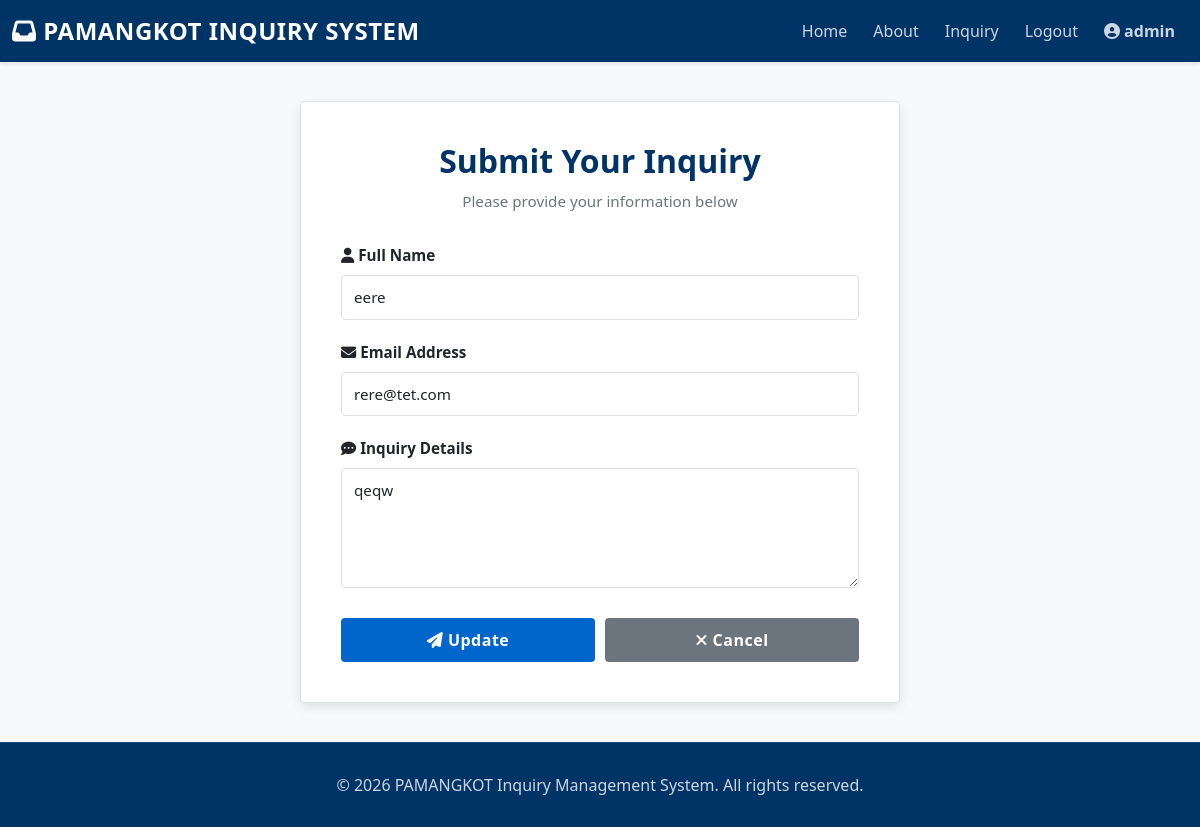
Before: /inquiry/12/edit (signed in) with the older database file.
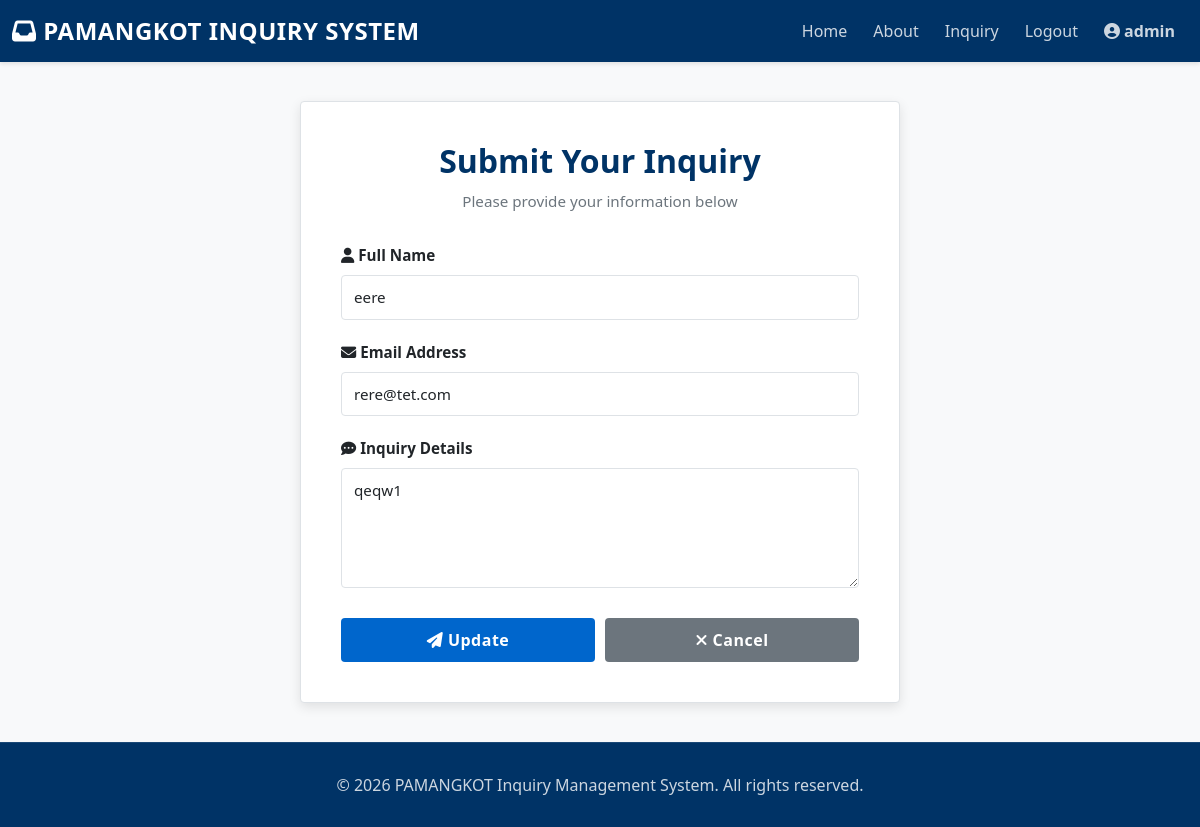
After: the same page with the newer database file.
### tables this page shows
CREATE TABLE inquiry (id integer primary key autoincrement, name text, email text, inquiry text);

### capstone.py (the view)
@app.route('/inquiry/<int:inquiry_id>/edit', methods=['GET'])
def edit_inquiry(inquiry_id):
    if 'user_logged_in' not in session:
        flash('Please log in to access this page', 'warning')
        return redirect(url_for('index'))
    initDB()
    row = getInquiryById(inquiry_id)
    if not row:
        flash('Inquiry not found', 'danger')
        return redirect(url_for('dashboard'))
    return render_template('inquiry-form.html', action_url=url_for('update_inquiry', inquiry_id=inquiry_id), submit_label='Update', name_value=row[1], email_value=row[2], inquiry_value=row[3])

### capstone.py (called while the page is built)
def initDB():
    connection = sqlite3.connect("database.db")
    _cursor = connection.cursor()
    _cursor.execute("CREATE TABLE IF NOT EXISTS inquiry (id integer primary key autoincrement, name text, email text, inquiry text)")
    _cursor.execute("CREATE TABLE IF NOT EXISTS users (id integer primary key autoincrement, username text unique, password text)")
    _cursor.close()
    connection.commit()
    connection.close()

def getInquiryById(inquiry_id):
    connection = sqlite3.connect("database.db")
    _cursor = connection.cursor()
    _cursor.execute("SELECT * FROM inquiry WHERE id = ?", (inquiry_id,))
    row = _cursor.fetchone()
    _cursor.close()
    connection.close()
    return row

### templates/inquiry-form.html (shortened to what this page needs)
{% extends "base.html" %}
{% block content %}
<div class="inquiry-wrapper">
    <div class="inquiry-card">
        <h2>Submit Your Inquiry</h2>
        <p class="subtitle">Please provide your information below</p>
        <form method="POST" action="{{ action_url if action_url else url_for('add_record') }}">
            <div class="form-group">
                <label for="txtName" class="form-label">
                    <i class="fas fa-user"></i> Full Name
                </label>
                <input type="text" class="form-control" id="txtName" name="txtName" required value="{{ name_value if name_value is defined else '' }}">
            </div>
            <div class="form-group">
                <label for="txtEmail" class="form-label">
                    <i class="fas fa-envelope"></i> Email Address
                </label>
                <input type="email" class="form-control" id="txtEmail" name="txtEmail" required value="{{ email_value if email_value is defined else '' }}">
            </div>
            <div class="form-group">
                <label for="txtInquiry" class="form-label">
                    <i class="fas fa-comment-dots"></i> Inquiry Details
                </label>
                <textarea class="form-control" id="txtInquiry" name="txtInquiry" placeholder="Please describe your inquiry in detail..." required>{{ inquiry_value if inquiry_value is defined else '' }}</textarea>
            </div>
            <div class="button-group">
                <button type="submit" class="btn btn-primary">
                    <i class="fas fa-paper-plane"></i> {{ submit_label if submit_label is defined else 'Submit' }}
                </button>
                <a href="/" class="btn btn-secondary">
                    <i class="fas fa-times"></i> Cancel
                </a>
            </div>
        </form>
    </div>
</div>
{% endblock %}

Changed rows visible on the page:
changed inquiry "eere": txtInquiry "qeqw" → "qeqw1"
